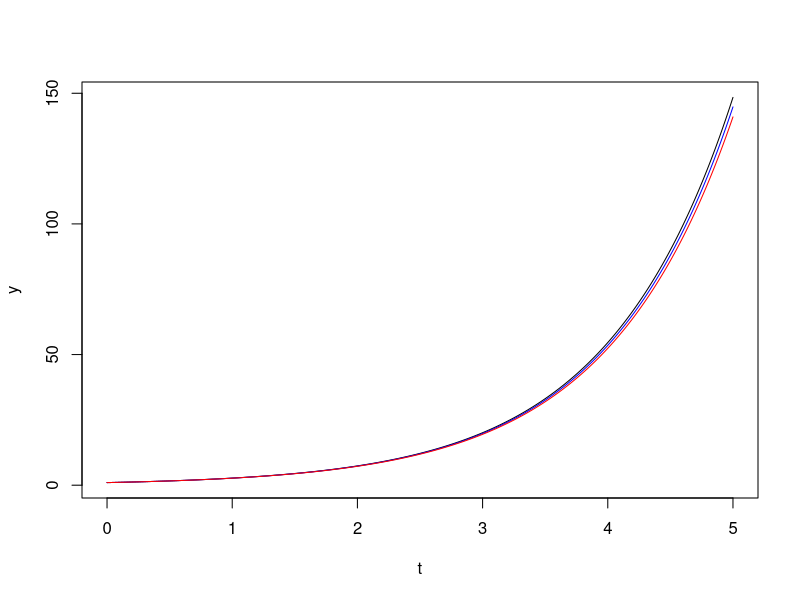

Write R code to recreate this figure.
# ecuacion  x'=x, con x(0)=1
#

t2=5
del1 = .01

# solucion analitica

t = seq(0, t2, del1)
y = exp(t)
plot(t, y, type='l')

# ================================
# solucion numerica

t = seq(0, t2, del1)
n = length(t)
y = rep(0, n)

y1 = 1
y[1] = y1
for (i in 2:n){
  y2 = y1 + del1*y1
  y1 = y2
  y[i] = y1
}

points(t,y, type='l', col='blue')


#============================

tao = .01
del1 = .001
n = tao/del1+1


t = seq(0,tao,length.out = n)
y = rep(1, n)

nrep = t2/tao
cat('nrep:', nrep, '\n')

tt = t

for (i in 2:nrep){
  tt = c(tt, (i-1)*tao+t[2:n])
}

print('tt')
print(tt)

nt = length(tt)

yy = rep(0,nt)

y1 = y[1]
yy[1] = y1

for (i in 2:n){
  y2 = y1 + del1*y[i]
  yy[i] = y2
  y1 = y2
}

print('yy')
print(yy)

print('y1')
print(y1)

for (i in (n+1):nt){
  y2 = y1 + del1*yy[i-n]
  yy[i] = y2
  y1 = y2
}

print(tt)
print(yy)

print(length(tt))
print(length(yy))

points(tt, yy, type='l', col='red')
